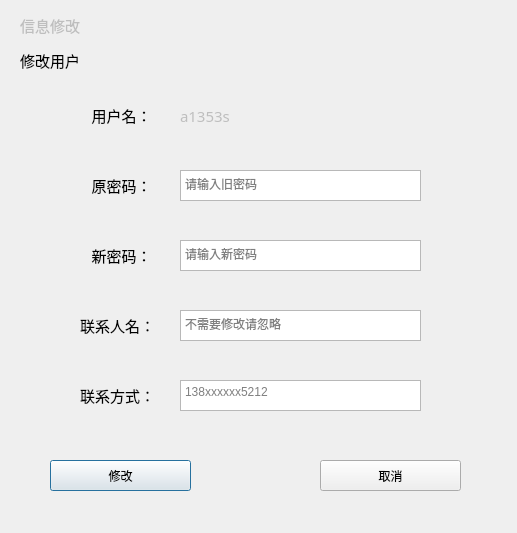
<?xml version="1.0" encoding="UTF-8"?>
<ui version="4.0">
 <class>Dialog_UserInfo_update</class>
 <widget class="QDialog" name="Dialog_UserInfo_update">
  <property name="geometry">
   <rect>
    <x>0</x>
    <y>0</y>
    <width>517</width>
    <height>533</height>
   </rect>
  </property>
  <property name="windowTitle">
   <string>用户信息修改</string>
  </property>
  <widget class="QLabel" name="label">
   <property name="geometry">
    <rect>
     <x>80</x>
     <y>100</y>
     <width>81</width>
     <height>31</height>
    </rect>
   </property>
   <property name="font">
    <font>
     <family>华文细黑</family>
     <pointsize>11</pointsize>
    </font>
   </property>
   <property name="text">
    <string>   用户名：</string>
   </property>
  </widget>
  <widget class="QLabel" name="label_2">
   <property name="enabled">
    <bool>false</bool>
   </property>
   <property name="geometry">
    <rect>
     <x>180</x>
     <y>100</y>
     <width>121</width>
     <height>31</height>
    </rect>
   </property>
   <property name="font">
    <font>
     <family>华文细黑</family>
     <pointsize>11</pointsize>
    </font>
   </property>
   <property name="text">
    <string>a1353s</string>
   </property>
  </widget>
  <widget class="QLabel" name="label_3">
   <property name="geometry">
    <rect>
     <x>80</x>
     <y>170</y>
     <width>81</width>
     <height>31</height>
    </rect>
   </property>
   <property name="font">
    <font>
     <family>华文细黑</family>
     <pointsize>11</pointsize>
    </font>
   </property>
   <property name="text">
    <string>   原密码：</string>
   </property>
  </widget>
  <widget class="QTextEdit" name="textEdit">
   <property name="geometry">
    <rect>
     <x>180</x>
     <y>170</y>
     <width>241</width>
     <height>31</height>
    </rect>
   </property>
   <property name="placeholderText">
    <string>请输入旧密码</string>
   </property>
  </widget>
  <widget class="QLabel" name="label_4">
   <property name="geometry">
    <rect>
     <x>80</x>
     <y>240</y>
     <width>81</width>
     <height>31</height>
    </rect>
   </property>
   <property name="font">
    <font>
     <family>华文细黑</family>
     <pointsize>11</pointsize>
    </font>
   </property>
   <property name="text">
    <string>   新密码：</string>
   </property>
  </widget>
  <widget class="QTextEdit" name="textEdit_2">
   <property name="geometry">
    <rect>
     <x>180</x>
     <y>240</y>
     <width>241</width>
     <height>31</height>
    </rect>
   </property>
   <property name="placeholderText">
    <string>请输入新密码</string>
   </property>
  </widget>
  <widget class="QTextEdit" name="textEdit_3">
   <property name="geometry">
    <rect>
     <x>180</x>
     <y>310</y>
     <width>241</width>
     <height>31</height>
    </rect>
   </property>
   <property name="placeholderText">
    <string>不需要修改请忽略</string>
   </property>
  </widget>
  <widget class="QTextEdit" name="textEdit_4">
   <property name="geometry">
    <rect>
     <x>180</x>
     <y>380</y>
     <width>241</width>
     <height>31</height>
    </rect>
   </property>
   <property name="placeholderText">
    <string>138xxxxxx5212</string>
   </property>
  </widget>
  <widget class="QLabel" name="label_5">
   <property name="geometry">
    <rect>
     <x>80</x>
     <y>310</y>
     <width>81</width>
     <height>31</height>
    </rect>
   </property>
   <property name="font">
    <font>
     <family>华文细黑</family>
     <pointsize>11</pointsize>
    </font>
   </property>
   <property name="text">
    <string>联系人名：</string>
   </property>
  </widget>
  <widget class="QLabel" name="label_6">
   <property name="geometry">
    <rect>
     <x>80</x>
     <y>380</y>
     <width>81</width>
     <height>31</height>
    </rect>
   </property>
   <property name="font">
    <font>
     <family>华文细黑</family>
     <pointsize>11</pointsize>
    </font>
   </property>
   <property name="text">
    <string>联系方式：</string>
   </property>
  </widget>
  <widget class="QPushButton" name="pushButton">
   <property name="geometry">
    <rect>
     <x>50</x>
     <y>460</y>
     <width>141</width>
     <height>31</height>
    </rect>
   </property>
   <property name="text">
    <string>修改</string>
   </property>
  </widget>
  <widget class="QPushButton" name="pushButton_2">
   <property name="geometry">
    <rect>
     <x>320</x>
     <y>460</y>
     <width>141</width>
     <height>31</height>
    </rect>
   </property>
   <property name="text">
    <string>取消</string>
   </property>
  </widget>
  <widget class="QLabel" name="label_7">
   <property name="enabled">
    <bool>false</bool>
   </property>
   <property name="geometry">
    <rect>
     <x>20</x>
     <y>10</y>
     <width>81</width>
     <height>31</height>
    </rect>
   </property>
   <property name="font">
    <font>
     <family>华文细黑</family>
     <pointsize>11</pointsize>
    </font>
   </property>
   <property name="text">
    <string>信息修改</string>
   </property>
  </widget>
  <widget class="QLabel" name="label_8">
   <property name="geometry">
    <rect>
     <x>-10</x>
     <y>20</y>
     <width>831</width>
     <height>20</height>
    </rect>
   </property>
   <property name="styleSheet">
    <string notr="true">background-image: url(:/new/prefix1/huise_line);</string>
   </property>
   <property name="text">
    <string/>
   </property>
  </widget>
  <widget class="QLabel" name="label_9">
   <property name="geometry">
    <rect>
     <x>20</x>
     <y>50</y>
     <width>72</width>
     <height>21</height>
    </rect>
   </property>
   <property name="font">
    <font>
     <family>华文细黑</family>
     <pointsize>11</pointsize>
    </font>
   </property>
   <property name="text">
    <string>修改用户</string>
   </property>
  </widget>
 </widget>
 <resources/>
 <connections/>
</ui>
